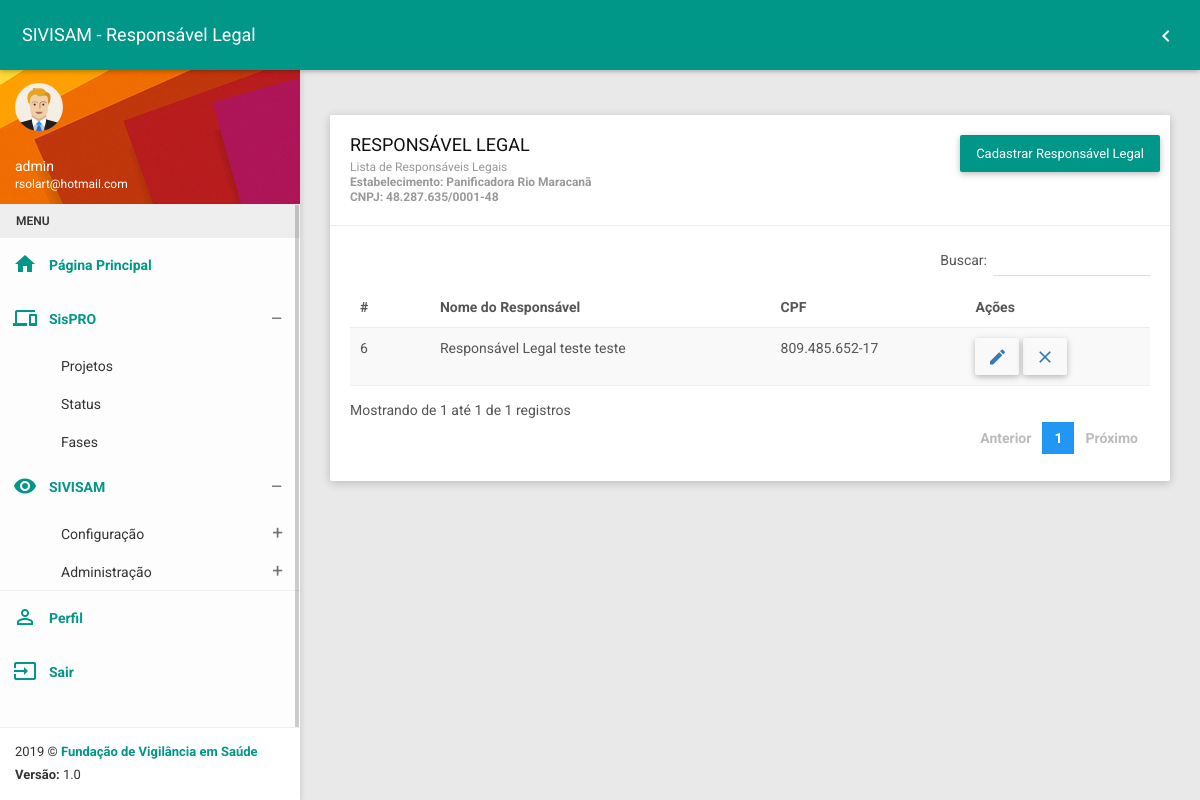
Screenshot of /devisa/entresp_list/3 (signed in) with the database file from the repository.
### devisa/models.py (models this page shows, shortened)
class Entidade(models.Model):
    ent_tipo_entidade = models.CharField(verbose_name='tipo de entidade', max_length=2, default=1)  # required
    ent_cpf = models.CharField(verbose_name='CPF', max_length=20, null=True, default='', blank=True)
    ent_cnpj = models.CharField(verbose_name='CNPJ', max_length=30, null=True, default='', blank=True)
    ent_nome_razao = models.CharField(verbose_name='nome / Razão Social', max_length=300)  # required
    ent_fantasia = models.CharField(verbose_name='nome Fantasia', max_length=200, blank=True, default='', null=True)
    ent_insc_estadual = models.CharField(verbose_name='Inscrição Estadual', max_length=100, blank=True, default='',
                                         null=True)
    ent_insc_municipal = models.CharField(verbose_name='Inscrição Municipal', max_length=100, blank=True, default='',
                                          null=True)
    ent_cnes = models.CharField(verbose_name='CNES (Estabelecimentos de Saúde)', max_length=100, blank=True, default='',
                                null=True)
    ent_cep = models.CharField(verbose_name='CEP', max_length=20, blank=True, default='', null=False)
    ent_complemento = models.CharField(verbose_name='Complemento', max_length=300, blank=True, default='', null=True)
    ent_endereco = models.CharField(verbose_name='Endereço', max_length=300, blank=True, default='', null=False)
    ent_numero = models.CharField(verbose_name='Endereço', max_length=6, blank=True, default='', null=False)
    ent_fone = models.CharField(verbose_name='Telefone', max_length=20, blank=True, default='', null=True)
    ent_fax = models.CharField(verbose_name='Fax', max_length=20, blank=True, default='', null=True)
    ent_email = models.CharField(verbose_name='E-mail', max_length=200, blank=True, default='', null=True)
    ent_dt_inicio_func = models.CharField(verbose_name='Data de Início do Funcionamento', max_length=20, blank=True,
                                          default='', null=False)
    ent_pasta_num = models.CharField(verbose_name='Número da Pasta', max_length=200, blank=True, default='', null=True)
    ent_obj_contrato_social = models.CharField(verbose_name='Objetivo Contrato Social', max_length=500, blank=True,
                                               default='', null=True)
    ent_observacoes = models.CharField(verbose_name='Observações', max_length=500, blank=True, default='', null=True)
    ent_rg = models.CharField(verbose_name='RG', max_length=20, blank=True, default='', null=True)
    ent_orgao_exp = models.CharField(verbose_name='Órgão Expedidor', max_length=100, blank=True, default='', null=True)
    ent_dt_expedicao = models.CharField(verbose_name='Data de Expedição', max_length=20, blank=True, default='',
                                        null=True)
    ent_registro_conselho = models.CharField(verbose_name='Registro no Conselho', max_length=100, blank=True, default=''
                                             , null=True)
    ent_especializacao = models.CharField(verbose_name='Especialização', max_length=200, blank=True, default='',
                                          null=True)
    municipio = models.ForeignKey(Municipio, on_delete=models.SET_NULL, blank=True, null=True)
    bairro = models.ForeignKey(Bairro, on_delete=models.SET_NULL, blank=True, null=True)
    natureza_juridica_dependencia = models.ForeignKey(Natureza, on_delete=models.SET_NULL, blank=True, null=True)
    escolaridade = models.ForeignKey(Escolaridade, on_delete=models.SET_NULL, blank=True, null=True)
    formacao_profissional = models.ForeignKey(Formacao, on_delete=models.SET_NULL, blank=True, null=True)
    conselho = models.ForeignKey(Conselho, on_delete=models.SET_NULL, blank=True, null=True)
    uf_conselho = models.CharField(verbose_name='UF', max_length=2, blank=True)
    class Meta:
        permissions = (
            ('entidade_list', 'Pode listar entidades'),
            ('entidade_create', 'Pode cadastrar entidade'),
            ('entidade_update', 'Pode editar entidade'),
            ('entidade_view', 'Pode ver entidade'),
            ('entidade_delete', 'Pode excluir entidade'),
            ('cpf_autonomo', 'Pode listar profissionais autônomos'),
            ('cpf_autonomo_validacao', 'Pode validar CPF de profissional autônomo'),
            ('cpf_autonomo_create', 'Pode cadastrar profissional autônomo'),
            ('cpf_autonomo_update', 'Pode editar profissional autônomo'),
            ('cpf_autonomo_view', 'Pode ver profissional autônomo'),
            ('cpf_autonomo_delete', 'Pode excluir profissional autônomo'),
            ('cpf_liberal', 'Pode listar profissionais liberais'),
            ('cpf_liberal_validacao', 'Pode validar CPF de profissional liberal'),
            ('cpf_liberal_create', 'Pode cadastrar profissional liberal'),
            ('cpf_liberal_update', 'Pode editar profissional liberal'),
            ('cpf_liberal_view', 'Pode ver profissional liberal'),
            ('cpf_liberal_delete', 'Pode excluir profissional liberal'),
            ('cnpj', 'Pode listar estabelecimentos'),
            ('cnpj_validacao', 'Pode validar CNPJ de estabelecimento'),
            ('cnpj_create', 'Pode cadastrar estabelecimento'),
            ('cnpj_update', 'Pode editar estabelecimento'),
            ('cnpj_view', 'Pode ver estabelecimento'),
            ('cnpj_delete', 'Pode excluir estabelecimento')
        )

class EntidadeResponsavel(models.Model):
    entidade = models.ForeignKey(Entidade, related_name="entidade", on_delete=models.PROTECT)
    responsavel = models.ForeignKey(Entidade, related_name="responsavel", on_delete=models.PROTECT)
    class Meta:
        permissions = (
            ('entresp_list', 'Pode listar responsáveis legais do estabelecimento'),
            ('entresp_create', 'Pode validar o CPF do responsável legal'),
            ('cpf_responsavel_create', 'Pode cadastrar responsável legal do estabelecimento'),
            ('cpf_responsavel_update', 'Pode editar responsável legal do estabelecimento'),
            ('entresp_delete', 'Pode excluir responsável legal do estabelecimento')
        )

### devisa/views.py (the view)
# urls.py: path('entresp_list/<int:id>', entresp_list, name="entresp_list"),
@login_required
@permission_required('devisa.entresp_list')
def entresp_list(request, id):
    model = get_object_or_404(Entidade, pk=id)
    entresps = EntidadeResponsavel.objects.filter(entidade=id)
    return render(request, 'entresp/entresp_list.html', {'model': model, 'entresps': entresps})

### devisa/templates/entresp/entresp_list.html (shortened to what this page needs)
{% extends 'base.html' %}
{% load static %}
{% block css %}
    <link href="{% static 'plugins/bootstrap/css/bootstrap.css' %}" rel="stylesheet">
    <link href="{% static 'plugins/node-waves/waves.css' %}" rel="stylesheet" />
    <link href="{% static 'plugins/animate-css/animate.css' %}" rel="stylesheet" />
    <link href="{% static 'plugins/jquery-datatable/skin/bootstrap/css/dataTables.bootstrap.css' %}" rel="stylesheet">
    <link href="{% static 'css/style.css' %}" rel="stylesheet">
    <link href="{% static 'css/themes/all-themes.css' %}" rel="stylesheet" />
{% endblock %}
{% block title %} SIVISAM - Responsável Legal {% endblock %}
{% block return %}
       <li class="pull-right"><a href="{% url 'cnpj' %}"><i class="material-icons">chevron_left</i></a></li>
{% endblock %}
{% block content %}
<div class="row clearfix">
                <div class="col-lg-12 col-md-12 col-sm-12 col-xs-12">
                    <div class="card">
                        <div class="header">
                            <h2>
                                RESPONSÁVEL LEGAL
                                <small>
                                    Lista de Responsáveis Legais
                                    <br/><b>Estabelecimento: {{ model.ent_nome_razao }}</b>
                                    <br/><b>CNPJ: {{ model.ent_cnpj }}</b>
                                </small>
                            </h2>
                            <ul class="header-dropdown m-r--5">
                                <li class="dropdown">
                                    <a href="{% url 'entresp_create' model.id %}">
                                        <button type="button" class="btn bg-teal btn-block btn-lg waves-effect">
                                            Cadastrar Responsável Legal
                                        </button>
                                    </a>
                                </li>
                            </ul>
                        </div>
                        <div class="body">
                            <div class="table-responsive">
                                <table class="table table-striped table-hover dataTable js-exportable">
                                    <thead>
                                        <tr>
                                            <th>#</th>
                                            <th>Nome do Responsável</th>
                                            <th>CPF</th>
                                            <th>Ações</th>
                                        </tr>
                                    </thead>
                                    <tbody>
                                        {% for entresp in entresps %}
                                        <tr>
                                            <td>{{ entresp.id }}</td>
                                            <td>{{ entresp.responsavel.ent_nome_razao }}</td>
                                            <td>{{ entresp.responsavel.ent_cpf }}</td>
                                            <td>
                                                <a href="{% url 'cpf_responsavel_update' model.id entresp.responsavel.id %}" rel="tooltip" title="Editar" class="btn"><i class="material-icons">mode_edit</i></a>
                                                <a href="{% url 'entresp_delete' entresp.id model.id %}" rel="tooltip" title="Excluir" class="btn"><i class="material-icons">close</i></a>
                                            </td>
                                        </tr>
                                        {% endfor %}
                                    </tbody>
                                </table>
                            </div>
                        </div>
                    </div>
                </div>
            </div>
{% endblock %}

### templates/base.html (shortened to what this page needs)
{% load static %}
<!DOCTYPE html>
<html>
<head>
    {% block css %}
    {% endblock %}
</head>
<body class="theme-teal">
    <nav class="navbar">
        <div class="container-fluid">
            <div class="navbar-header">
                <a class="navbar-brand" href="javascript:void(0);">{% block title %}{% endblock %}</a>
            </div>
            <div class="collapse navbar-collapse" id="navbar-collapse">
                <ul class="nav navbar-nav navbar-right">
                {% block return %}{% endblock %}
                </ul>
            </div>
        </div>
    </nav>
    <section>
        <aside id="leftsidebar" class="sidebar">
            <div class="user-info">
                <div class="image">
                    <img src="{% static 'images/user.png' %}" width="48" height="48" alt="User" />
                </div>
                <div class="info-container">
                    <div class="name" data-toggle="dropdown" aria-haspopup="true" aria-expanded="false">{{ user.username }}</div>
                    <div class="email">{{ user.email }}</div>
                </div>
            </div>
            <div class="menu">
                <ul class="list">
                    <li class="header">MENU</li>
                    <li class="active">
                        <a href="{% url 'home' %}">
                            <i class="material-icons">home</i>
                            <span>Página Principal</span>
                        </a>
                    </li>
                    <li class="active">
                        {% if perms.sistemasfvs.sistema_list %}
                                <a href="javascript:void(0);" class="menu-toggle">
                                    <i class="material-icons">devices</i>
                                    <span>SisPRO</span>
                                </a>
                        {% endif %}
                        <ul class="ml-menu">
                            <li>
                                <a href="{% url 'sistema_list' %}">
                                    <span>Projetos</span>
                                </a>
                            </li>
                            <li>
                                <a href="{% url 'status_list' %}">
                                    <span>Status</span>
                                </a>
                            </li>
                            <li>
                                <a href="{% url 'fase_list' %}">
                                    <span>Fases</span>
                                </a>
                            </li>
                        </ul>
                    </li>
                    <li class="active">
                        <a href="javascript:void(0);" class="menu-toggle" style="">
                            <i class="material-icons">remove_red_eye</i>
                            <span>SIVISAM</span>
                        </a>
                        <ul class="ml-menu">
                            <li>
                                <a href="javascript:void(0);" class="menu-toggle">
                                    <span>Configuração</span>
                                </a>
                            </li>
                            <li>
                                <a href="javascript:void(0);" class="menu-toggle">
                                    <span>Administração</span>
                                </a>
                            </li>
                        </ul>
                    </li>
                    <li style="border-top: 1px solid #eee;" class="active">
                        <a href="{% url 'perfil' %}">
                            <i class="material-icons">perm_identity</i>
                            <span>Perfil</span>
                        </a>
                    </li>
                    <li class="active">
                        <a href="{% url 'logout' %}">
                            <i class="material-icons">input</i>
                            <span>Sair</span>
                        </a>
                    </li>
                </ul>
            </div>
            <div class="legal">
                <div class="copyright">
                     2019 &copy; <a href="http://www.fvs.am.gov.br">Fundação de Vigilância em Saúde</a>
                </div>
                <div class="version">
                    <b>Versão: </b> 1.0
                </div>
            </div>
        </aside>
    </section>
    <section class="content">
        <div class="container-fluid">
           {% block content %}
           {% endblock %}
        </div>
    </section>
</body>
</html>

### statics/css/themes/all-themes.css (style rules this page uses)
.theme-teal .navbar { background-color: #009688; }
.theme-teal .navbar-brand { color: #fff; }
.theme-teal .nav > li > a { color: #fff; }
.theme-teal .sidebar .menu .list li.active { background-color: transparent; }
.theme-teal .sidebar .menu .list li.active > :first-child i, .theme-teal .sidebar .menu .list li.active > :first-child span { color: #009688; }
.theme-teal .sidebar .menu .list .toggled { background-color: transparent; }
.theme-teal .sidebar .menu .list .ml-menu { background-color: transparent; }
.theme-teal .sidebar .legal { background-color: #fff; }
.theme-teal .sidebar .legal .copyright a { color: #009688 !important; }

### rows the page displays
Entidade: ent_nome_razao "Panificadora Rio Maracanã", ent_cnpj "48.287.635/0001-48"
EntidadeResponsavel: id "6", responsavel.ent_nome_razao "Responsável Legal teste teste", responsavel.ent_cpf "809.485.652-17"

### other values shown
{{ user.username }} "admin"
{{ user.email }} "rsolart@hotmail.com"
